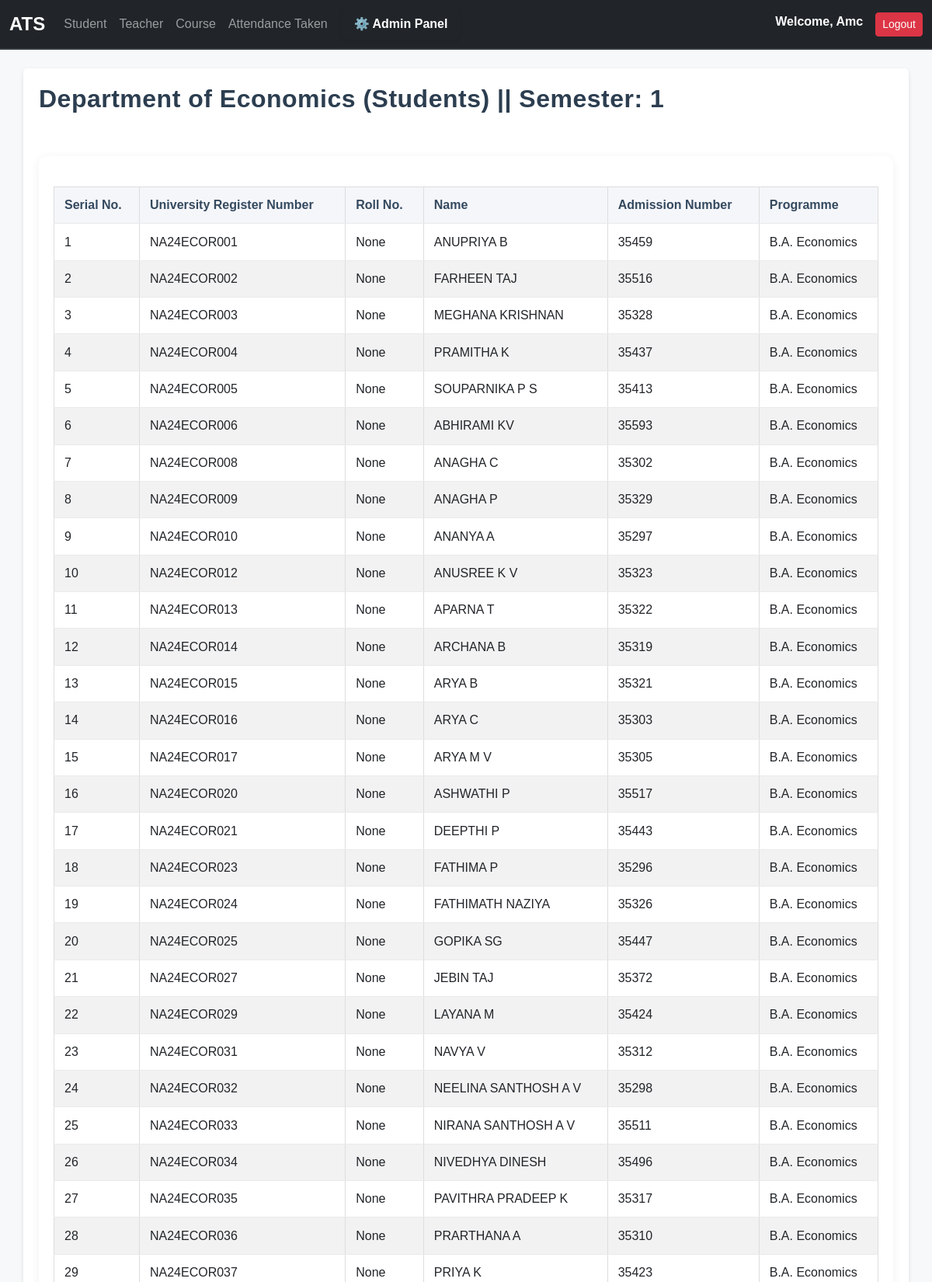
The app's page /students/semester/1/ (signed in, upper part) with its own data.
### attendance/models.py (models this page shows, shortened)
class Department(models.Model):
    name = models.CharField(max_length=255, unique=True)
    def __str__(self):
        return self.name

class Student(models.Model):
    name = models.CharField(max_length=255)
    year_of_enrolment = models.PositiveIntegerField(null=True)
    roll_number = models.CharField(max_length=50, null=True, blank=True)
    university_register_number = models.CharField(max_length=50, unique=True, null=True, blank=True)
    admission_number = models.CharField(max_length=50, unique=True)
    programme = models.ForeignKey(Programme, on_delete=models.CASCADE, related_name="students")
    current_semester = models.PositiveSmallIntegerField(
        validators=[MinValueValidator(0), MaxValueValidator(8)],
        default=1,
        help_text="Semester 1 to 8. Set to 0 after pass out."
    )

class Programme(models.Model):
    name = models.CharField(max_length=255)
    department = models.ForeignKey(Department, on_delete=models.CASCADE, related_name="programmes")

### attendance/views.py (the view)
# urls.py: path('students/semester/<int:sem>/', views.student_list, name='student_list'),
@login_required
def student_list(request, sem):
    teacher = get_user_teacher(request.user)
    department = teacher.department
    semesters = Student.objects.filter(programme__department=department).values_list('current_semester', flat=True).distinct().order_by('current_semester')
    selected_semester = sem
    students = Student.objects.filter(
        programme__department=department,
        current_semester=selected_semester
    ).order_by('university_register_number')
    tc_forms = {student.id: TCForm() for student in students}
    departments = Department.objects.filter(programmes__isnull=False).distinct()
    return render(request, 'attendance/student_list.html', {
        'students': students,
        'tc_forms': tc_forms,
        'department': department,
        'departments': departments,
        'semesters': semesters,
        'selected_semester': selected_semester,
    })

### attendance/context_processors.py (called while the page is built)
def is_hod(request):
    return {'is_hod': request.user.groups.filter(name='HoD').exists()}

### attendance/views.py (called while the page is built, shortened)
def get_user_teacher(user):
    try:
        return Teacher.objects.get(user=user)
    except Teacher.DoesNotExist:
        if user.is_superuser:
            first_teacher = Teacher.objects.first()
            if first_teacher:
                return first_teacher
        raise

### attendance/templates/attendance/student_list.html (shortened to what this page needs)
{% extends 'base.html' %}
{% load custom_filters %}
{% block content %}
<h2>
    Department of {{ department }} (Students) ||
    Semester:
    {% if selected_semester == 0 %}
      <span class="text-danger">Transferred / Inactive</span>
    {% else %}
      {{ selected_semester }}
    {% endif %}
  </h2>
    <div class="table-container">
        <table id="studentTable">
            <thead>
                <tr>
                    <th>Serial No.</th>
                    <th class="sortable" onclick="sortTable(1)">University Register Number </th>
                    <th class="sortable" onclick="sortTable(2)">Roll No. </th>
                    <th class="sortable" onclick="sortTable(3)">Name </th>
                    <th class="sortable" onclick="sortTable(4)">Admission Number </th>
                    <th class="sortable" onclick="sortTable(5)">Programme </th>
                </tr>
            </thead>
            <tbody>
                {% for student in students %}
                    <tr>
                        <td class="serial-number">{{ forloop.counter }}</td>
                        <td>{{ student.university_register_number }}</td>
                        <td>{{ student.roll_number }}</td>
                        <td>{{ student.name }}</td>
                        <td>{{ student.admission_number }}</td>
                        <td>{{ student.programme.name }}</td>
                    </tr>
                {% empty %}
                    <tr>
                        <td {% if is_hod %}colspan="7"{% else %}colspan="6"{% endif %} class="text-center">No students found.</td>
                    </tr>
                {% endfor %}
            </tbody>
        </table>
    </div>
{% endblock %}

### templates/base.html (shortened to what this page needs)
{% load static %}
<!DOCTYPE html>
<html lang="en">
<head>
    <link href="https://cdn.jsdelivr.net/npm/bootstrap@5.3.0/dist/css/bootstrap.min.css" rel="stylesheet">
    <link rel="stylesheet" href="{% static 'base.css' %}">
</head>
<body>
    <nav class="navbar navbar-expand-lg navbar-dark bg-dark">
        <div class="container-fluid">
            <a class="navbar-brand" href="{% url 'index' %}">ATS</a>
            <div class="collapse navbar-collapse" id="navbarNav">
                <ul class="navbar-nav me-auto">
                    <li class="nav-item">
                        <a class="nav-link" href="{% url 'student_list' %}">Student</a>
                    </li>
                    <li class="nav-item">
                        <a class="nav-link" href="{% url 'teacher_list' %}">Teacher</a>
                    </li>
                    <li class="nav-item">
                        <a class="nav-link" href="{% url 'course_list' %}">Course</a>
                    </li>
                    <li class="nav-item">
                        <a class="nav-link" href="{% url 'teacher_attendance_list' %}">Attendance Taken</a>
                    </li>
                    {% if user.is_superuser %}
                    <li class="nav-item">
                        <a class="nav-link btn btn-dark text-white fw-bold px-3 py-2 rounded shadow-sm"
                           style="margin-left: 10px; transition: 0.3s;"
                           onmouseover="this.style.backgroundColor='#333'; this.style.color='#fff';"
                           onmouseout="this.style.backgroundColor='#000'; this.style.color='#fff';"
                           href="{% url 'admin_dashboard' %}">
                           ⚙️ Admin Panel
                        </a>
                    </li>
                    {% endif %}
                </ul>
                {% if user.is_authenticated %}
                <ul class="navbar-nav">
                    <li class="nav-item">
                        <span class="navbar-text text-white me-3 fw-bold">Welcome, {{ user.username|title }}</span>
                    </li>
                    <li>
                        <form  method="post" action="{% url 'logout' %}">
                            <button class="btn btn-danger btn-sm" type="submit">Logout</button>
                          </form>
                    </li>
                </ul>
                {% else %}
                <ul class="navbar-nav">
                    <li class="nav-item">
                        <a class="nav-link" href="{% url 'login' %}">Login</a>
                    </li>
                </ul>
                {% endif %}
            </div>
        </div>
    </nav>
    <div class="container mt-4">
        {% block content %}{% endblock %}
    </div>
</body>
</html>

### static/base.css (style rules this page uses)
html, body { font-family: 'Arial', sans-serif; background-color: #f8f9fa; color: #212529; height: 100%; margin: 0; display: flex; flex-direction: column; }
.navbar { border-bottom: 2px solid #343a40; }
.navbar-brand { font-weight: bold; font-size: 1.5rem; }
.nav-item .nav-link { font-size: 1rem; padding: 0.5rem 1rem; transition: color 0.2s ease-in-out; }
.container { flex: 1; background-color: #ffffff; border-radius: 5px; box-shadow: 0 2px 5px rgba(0, 0, 0, 0.1); padding: 20px; }
table { width: 100%; border-collapse: collapse; margin: 20px 0; }
table th, table td { border: 1px solid #ddd; padding: 8px; text-align: left; }
table th { background-color: #343a40; color: #ffffff; }
table tr:nth-child(even) { background-color: #f2f2f2; }
.mt-4 { margin-top: 1.5rem; }

### attendance/templates/attendance/student_list.html (style rules this page uses)
body { background: #f7f8fa; }
h2 { font-size: 2rem; font-weight: 700; margin-bottom: 1.2rem; color: #2c3e50; letter-spacing: 0.5px; }
.table-container { background: #fff; border-radius: 10px; box-shadow: 0 2px 12px rgba(44,62,80,0.07); padding: 1.2rem; margin-top: 1.2rem; overflow-x: auto; }
#studentTable { width: 100%; border-collapse: collapse; background: #fff; font-size: 1rem; }
#studentTable th, #studentTable td { padding: 0.7rem 0.8rem; border-bottom: 1px solid #eaeaea; text-align: left; }
#studentTable th { background: #f5f6fa; font-weight: 700; color: #34495e; position: relative; }
#studentTable th.sortable { cursor: pointer; user-select: none; transition: background 0.2s; }

### records on screen
Department: name "Economics"
Student: university_register_number "NA24ECOR001", roll_number "None", name "ANUPRIYA B", admission_number "35459", programme.name "B.A. Economics"
Student: university_register_number "NA24ECOR002", roll_number "None", name "FARHEEN TAJ", admission_number "35516", programme.name "B.A. Economics"
Student: university_register_number "NA24ECOR003", roll_number "None", name "MEGHANA KRISHNAN", admission_number "35328", programme.name "B.A. Economics"
Student: university_register_number "NA24ECOR004", roll_number "None", name "PRAMITHA K", admission_number "35437", programme.name "B.A. Economics"
Student: university_register_number "NA24ECOR005", roll_number "None", name "SOUPARNIKA P S", admission_number "35413", programme.name "B.A. Economics"
Student: university_register_number "NA24ECOR006", roll_number "None", name "ABHIRAMI KV", admission_number "35593", programme.name "B.A. Economics"
Student: university_register_number "NA24ECOR008", roll_number "None", name "ANAGHA C", admission_number "35302", programme.name "B.A. Economics"
Student: university_register_number "NA24ECOR009", roll_number "None", name "ANAGHA P", admission_number "35329", programme.name "B.A. Economics"
Student: university_register_number "NA24ECOR010", roll_number "None", name "ANANYA A", admission_number "35297", programme.name "B.A. Economics"
Student: university_register_number "NA24ECOR012", roll_number "None", name "ANUSREE K V", admission_number "35323", programme.name "B.A. Economics"
Student: university_register_number "NA24ECOR013", roll_number "None", name "APARNA T", admission_number "35322", programme.name "B.A. Economics"
Student: university_register_number "NA24ECOR014", roll_number "None", name "ARCHANA B", admission_number "35319", programme.name "B.A. Economics"
Student: university_register_number "NA24ECOR015", roll_number "None", name "ARYA B", admission_number "35321", programme.name "B.A. Economics"
Student: university_register_number "NA24ECOR016", roll_number "None", name "ARYA C", admission_number "35303", programme.name "B.A. Economics"
Student: university_register_number "NA24ECOR017", roll_number "None", name "ARYA M V", admission_number "35305", programme.name "B.A. Economics"
Student: university_register_number "NA24ECOR020", roll_number "None", name "ASHWATHI P", admission_number "35517", programme.name "B.A. Economics"
Student: university_register_number "NA24ECOR021", roll_number "None", name "DEEPTHI P", admission_number "35443", programme.name "B.A. Economics"
Student: university_register_number "NA24ECOR023", roll_number "None", name "FATHIMA P", admission_number "35296", programme.name "B.A. Economics"
Student: university_register_number "NA24ECOR024", roll_number "None", name "FATHIMATH NAZIYA", admission_number "35326", programme.name "B.A. Economics"
Student: university_register_number "NA24ECOR025", roll_number "None", name "GOPIKA SG", admission_number "35447", programme.name "B.A. Economics"
Student: university_register_number "NA24ECOR027", roll_number "None", name "JEBIN TAJ", admission_number "35372", programme.name "B.A. Economics"
Student: university_register_number "NA24ECOR029", roll_number "None", name "LAYANA M", admission_number "35424", programme.name "B.A. Economics"
Student: university_register_number "NA24ECOR031", roll_number "None", name "NAVYA V", admission_number "35312", programme.name "B.A. Economics"
Student: university_register_number "NA24ECOR032", roll_number "None", name "NEELINA SANTHOSH A V", admission_number "35298", programme.name "B.A. Economics"
Student: university_register_number "NA24ECOR033", roll_number "None", name "NIRANA SANTHOSH A V", admission_number "35511", programme.name "B.A. Economics"
Student: university_register_number "NA24ECOR034", roll_number "None", name "NIVEDHYA DINESH", admission_number "35496", programme.name "B.A. Economics"
Student: university_register_number "NA24ECOR035", roll_number "None", name "PAVITHRA PRADEEP K", admission_number "35317", programme.name "B.A. Economics"
Student: university_register_number "NA24ECOR036", roll_number "None", name "PRARTHANA A", admission_number "35310", programme.name "B.A. Economics"
Student: university_register_number "NA24ECOR037", roll_number "None", name "PRIYA K", admission_number "35423", programme.name "B.A. Economics"

### other values on screen
{{ user.username|title }} "Amc"
{{ selected_semester }} "1"
